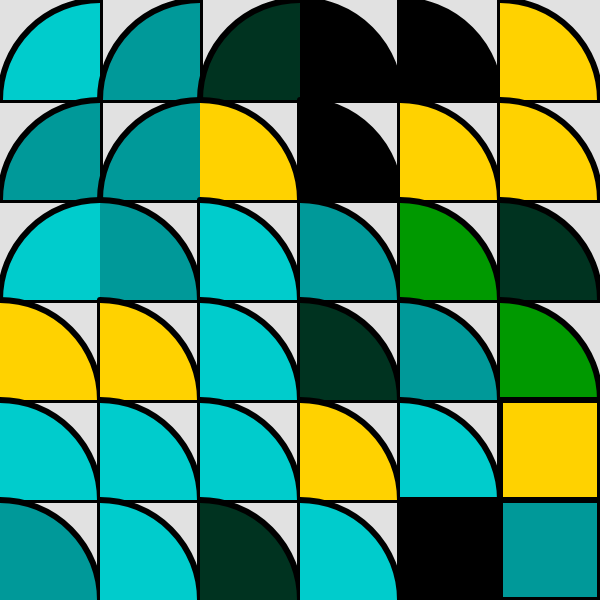
Frame 1 (no input)
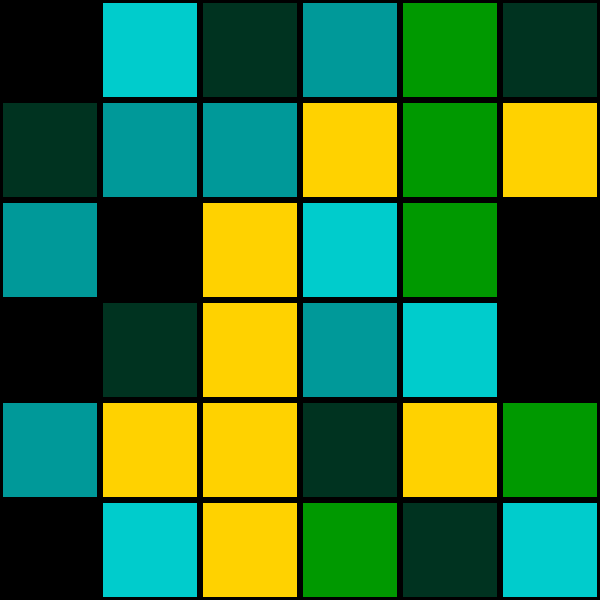
Frame 60 (no input)
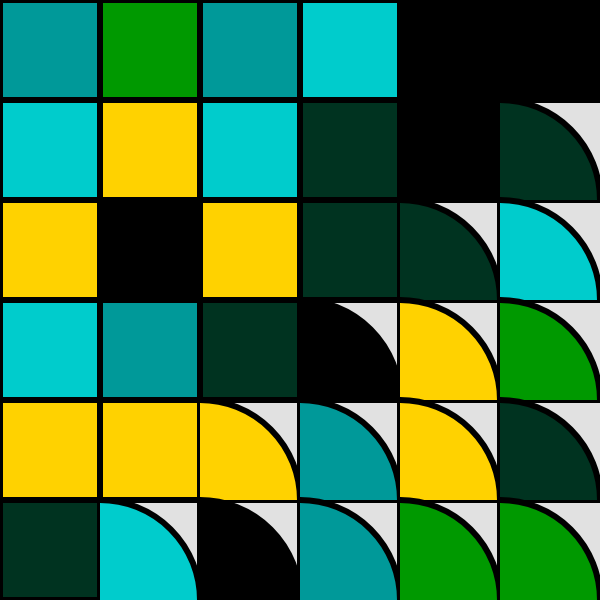
Frame 120 (the mouse pressed at the canvas centre since frame 60)

The p5.js sketch that drew these frames (run headless with seeded random() and noise() and a simulated clock; from frame 60 on, the mouse is pressed at the canvas centre):

// p5.js sketch
// ── sketch.js
let fg = 225;
let bg = 225;

const colors = [
  { r: 0, g: 51, b: 32 },
  { r: 0, g: 153, b: 153 },
  { r: 255, g: 210, b: 0 },
  { r: 0, g: 153, b: 0 },
  { r: 0, g: 204, b: 204 },
  { r: 0, g: 0, b: 0 }
];

function setup() {
  createCanvas(600, 600);
}

function draw() {
  background(bg);
  fill(fg);
  strokeWeight(6);

  // Draw grid lines
  for (let x = 100; x < width; x += 100) {
    line(x, 0, x, height);
  }

  for (let y = 100; y < height; y += 100) {
    line(0, y, width, y);
  }

  const tilesX = 6;
  const tilesY = tilesX;

  const tileW = width / tilesX;
  const tileH = height / tilesY;

  for (let x = 0; x < tilesX; x++) {
    for (let y = 0; y < tilesY; y++) {
      const posX = tileW * x;
      const posY = tileH * y;

      const wave = sin(radians(frameCount + x * 4 + y * 4));
      const mappedWave = map(wave, -1, 1, 0, 5);
      const selector = floor(mappedWave);

      push();
      translate(posX, posY);

      const randomColorIndex = int(random(colors.length));
      fill(colors[randomColorIndex].r, colors[randomColorIndex].g, colors[randomColorIndex].b);

      if (selector === 0) {
        arc(0, 0, tileW * 2, tileH * 2, radians(0), radians(90));
      } else if (selector === 1) {
        arc(tileW, 0, tileW * 2, tileH * 2, radians(90), radians(180));
      } else if (selector === 2) {
        arc(tileW, tileH, tileW * 2, tileH * 2, radians(180), radians(270));
      } else if (selector === 3) {
        arc(0, tileH, tileW * 2, tileH * 2, radians(270), radians(360));
      } else {
        rect(0, 0, tileW, tileH);
      }

      pop();
    }
  }
}
